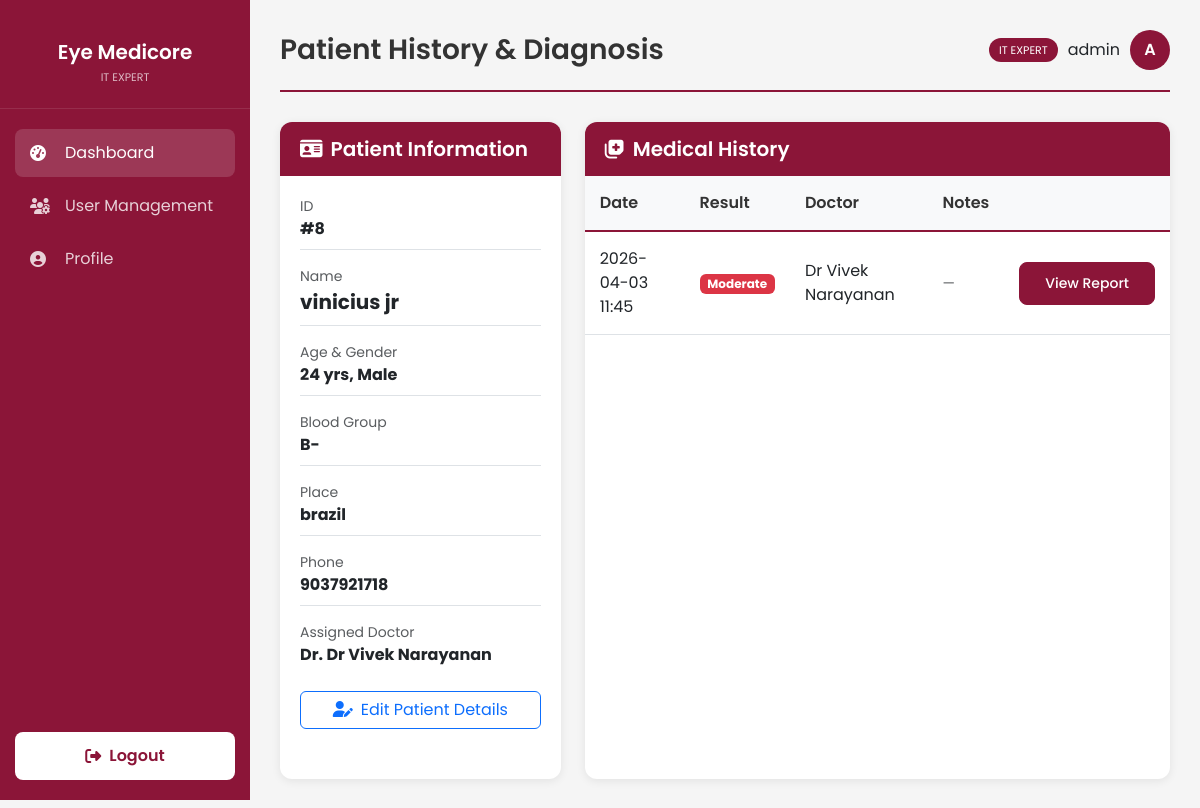
The app's page /patient/8 (signed in), older data.
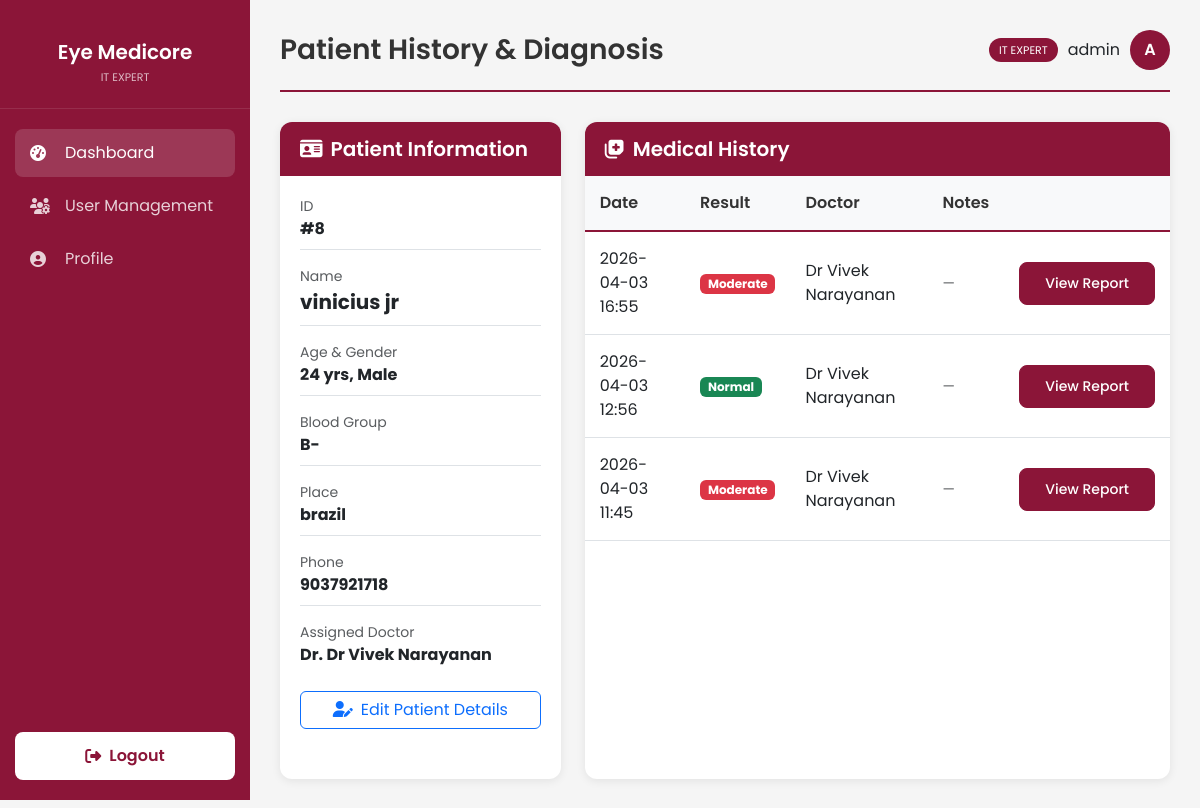
The same page, newer data.
### models.py (models this page shows, shortened)
class User(UserMixin, db.Model):
    id = db.Column(db.Integer, primary_key=True)
    username = db.Column(db.String(100), unique=True, nullable=False)
    password_hash = db.Column(db.String(200), nullable=False)
    role = db.Column(db.String(20), nullable=False, default='staff') # it_expert, doctor, staff
    blood_group = db.Column(db.String(5), nullable=False)
    email = db.Column(db.String(120), unique=True)
    phone_number = db.Column(db.String(20), unique=True)
    account_status = db.Column(db.String(20), default='Active')
    created_at = db.Column(db.DateTime, default=get_local_time)
    last_login = db.Column(db.DateTime)
    otp_secret = db.Column(db.String(6))
    otp_expiry = db.Column(db.DateTime)
    doctor_id = db.Column(db.Integer, db.ForeignKey('user.id'), nullable=True)
    doctor = db.relationship('User', remote_side=[id], backref='staff_members')

class Patient(db.Model):
    id = db.Column(db.Integer, primary_key=True)
    name = db.Column(db.String(100), nullable=False)
    age = db.Column(db.Integer, nullable=False)
    gender = db.Column(db.String(10), nullable=False)
    blood_group = db.Column(db.String(5), nullable=False)
    place = db.Column(db.String(100), nullable=False)
    phone = db.Column(db.String(20), nullable=False, unique=True)
    created_at = db.Column(db.DateTime, default=get_local_time)
    doctor_id = db.Column(db.Integer, db.ForeignKey('user.id', name='fk_patient_doctor_id'), nullable=True)
    staff_id = db.Column(db.Integer, db.ForeignKey('user.id', name='fk_patient_staff_id'), nullable=True)
    diagnoses = db.relationship('Diagnosis', backref='patient', lazy=True)
    doctor = db.relationship('User', foreign_keys=[doctor_id], backref=db.backref('assigned_patients', lazy=True))
    staff = db.relationship('User', foreign_keys=[staff_id], backref=db.backref('registered_patients', lazy=True))

class Diagnosis(db.Model):
    id = db.Column(db.Integer, primary_key=True)
    patient_id = db.Column(db.Integer, db.ForeignKey('patient.id'), nullable=False)
    doctor_id = db.Column(db.Integer, db.ForeignKey('user.id'))
    disease = db.Column(db.String(50), nullable=False)
    probability = db.Column(db.Float, nullable=False)
    image_path = db.Column(db.String(200), nullable=False)
    date = db.Column(db.DateTime, default=get_local_time)
    notes = db.Column(db.Text)
    doctor = db.relationship('User', backref=db.backref('diagnoses', lazy=True))

### app.py (the view)
@app.route('/patient/<int:patient_id>', methods=['GET'])
@login_required
def patient_dashboard(patient_id):
    if current_user.role not in ['staff', 'doctor', 'it_expert']:
        flash('Unauthorized', 'danger')
        return redirect(url_for('index'))
    patient = Patient.query.get_or_404(patient_id)
    if current_user.role == 'staff' and patient.doctor_id != current_user.doctor_id:
        flash('Unauthorized to view this patient.', 'danger')
        return redirect(url_for('dashboard'))
    if current_user.role == 'doctor' and patient.doctor_id != current_user.id:
        flash('Unauthorized to view this patient.', 'danger')
        return redirect(url_for('dashboard'))
    return render_template('patient_dashboard.html', patient=patient)

### app.py (called while the page is built)
@login_manager.user_loader
def load_user(user_id):
    return User.query.get(int(user_id))

### templates/patient_dashboard.html (shortened to what this page needs)
{% extends "base_dashboard.html" %}
{% block page_title %}Patient History & Diagnosis{% endblock %}
{% block content %}
<div class="row">
    <div class="col-md-4">
        <div class="card h-100">
            <div class="card-header">
                <h5><i class="fas fa-id-card me-2"></i>Patient Information</h5>
            </div>
            <div class="card-body">
                <div class="mb-3 border-bottom pb-2">
                    <div class="text-muted small">ID</div>
                    <div class="fw-bold">#{{ patient.id }}</div>
                </div>
                <div class="mb-3 border-bottom pb-2">
                    <div class="text-muted small">Name</div>
                    <div class="fw-bold fs-5">{{ patient.name }}</div>
                </div>
                <div class="mb-3 border-bottom pb-2">
                    <div class="text-muted small">Age & Gender</div>
                    <div class="fw-bold">{{ patient.age }} yrs, {{ patient.gender }}</div>
                </div>
                <div class="mb-3 border-bottom pb-2">
                    <div class="text-muted small">Blood Group</div>
                    <div class="fw-bold">{{ patient.blood_group if patient.blood_group else 'N/A' }}</div>
                </div>
                <div class="mb-3 border-bottom pb-2">
                    <div class="text-muted small">Place</div>
                    <div class="fw-bold">{{ patient.place }}</div>
                </div>
                <div class="mb-3 border-bottom pb-2">
                    <div class="text-muted small">Phone</div>
                    <div class="fw-bold">{{ patient.phone }}</div>
                </div>
                <div class="mb-0">
                    <div class="text-muted small">Assigned Doctor</div>
                    <div class="fw-bold">
                        {% if patient.doctor %}
                        Dr. {{ patient.doctor.username }}
                        {% else %}
                        <span class="text-muted">Not Assigned</span>
                        {% endif %}
                    </div>
                </div>
                {% if current_user.role in ['staff', 'it_expert'] %}
                <div class="mt-3 pt-2">
                    <a href="/patient/{{ patient.id }}/edit" class="btn btn-outline-primary w-100"><i class="fas fa-user-edit me-2"></i>Edit Patient Details</a>
                </div>
                {% endif %}
            </div>
        </div>
    </div>
    <div class="col-md-8">
        <div class="card h-100">
            <div class="card-header d-flex flex-wrap justify-content-between align-items-center gap-2">
                <h5 class="mb-0"><i class="fas fa-notes-medical me-2"></i>Medical History</h5>
            </div>
            <div class="card-body p-0">
                <div class="table-responsive">
                    <table class="table mb-0">
                        <thead>
                            <tr>
                                <th>Date</th>
                                <th>Result</th>
                                <th>Doctor</th>
                                <th>Notes</th>
                                <th></th>
                            </tr>
                        </thead>
                        <tbody>
                            {% for diagnosis in patient.diagnoses|sort(attribute='id', reverse=True) %}
                            <tr>
                                <td>{{ diagnosis.date.strftime('%Y-%m-%d %H:%M') if diagnosis.date else 'N/A' }}</td>
                                <td><span
                                        class="badge bg-{{ 'success' if 'Normal' in diagnosis.disease else 'danger' }}">{{
                                        diagnosis.disease }}</span></td>
                                <td>{{ diagnosis.doctor.username if diagnosis.doctor else 'N/A' }}</td>
                                <td class="small" style="max-width: 180px;">{% if diagnosis.notes %}<span style="white-space: pre-wrap;">{{ diagnosis.notes }}</span>{% else %}<span class="text-muted">—</span>{% endif %}</td>
                                <td class="text-nowrap">
                                    <a href="{{ url_for('diagnosis_report', id=diagnosis.id) }}" class="btn btn-sm btn-primary">View Report</a>
                                </td>
                            </tr>
                            {% else %}
                            <tr>
                                <td colspan="6" class="text-center py-5 text-muted">No diagnosis history found.</td>
                            </tr>
                            {% endfor %}
                        </tbody>
                    </table>
                </div>
            </div>
        </div>
    </div>
</div>
{% endblock %}

### templates/base_dashboard.html (shortened to what this page needs)
<!DOCTYPE html>
<html lang="en">
<head>
    <link href="https://cdnjs.cloudflare.com/ajax/libs/font-awesome/6.4.0/css/all.min.css" rel="stylesheet">
    <link href="https://cdn.jsdelivr.net/npm/bootstrap@5.3.0/dist/css/bootstrap.min.css" rel="stylesheet">
</head>
<body>
    <div class="sidebar">
        <div class="sidebar-brand">
            <h2>Eye Medicore</h2>
            <small>{{ current_user.role|replace('_', ' ')|title }}</small>
        </div>
        <ul class="sidebar-menu">
            <li><a href="{% if current_user.role == 'it_expert' %}/admin/dashboard{% else %}/dashboard{% endif %}"
                    class="active"><i class="fas fa-tachometer-alt"></i> Dashboard</a></li>
            {% if current_user.role == 'it_expert' %}
            <li><a href="/admin/dashboard#user-management"><i class="fas fa-users-cog"></i> User Management</a></li>
            {% endif %}
            <li><a href="/profile"><i class="fas fa-user-circle"></i> Profile</a></li>
        </ul>
        <div class="sidebar-footer">
            <a href="/logout" class="logout-btn" data-confirm="Are you sure you want to logout?">
                <i class="fas fa-sign-out-alt"></i> Logout
            </a>
        </div>
    </div>
    <div class="main-content">
        <div class="page-header">
            <h1>{% block page_title %}Dashboard{% endblock %}</h1>
            <div class="user-info">
                <span class="role-badge">{{ current_user.role|replace('_', ' ') }}</span>
                <span>{{ current_user.username }}</span>
                <div class="avatar">{{ current_user.username[0]|upper }}</div>
            </div>
        </div>
        {% block content %}{% endblock %}
    </div>
</body>
</html>

Row changes from the older to the newer data that the page shows:
added Diagnosis: date "2026-04-03 16:55", disease "Moderate", doctor "Dr Vivek Narayanan"
added Diagnosis: date "2026-04-03 12:56", disease "Normal", doctor "Dr Vivek Narayanan"
